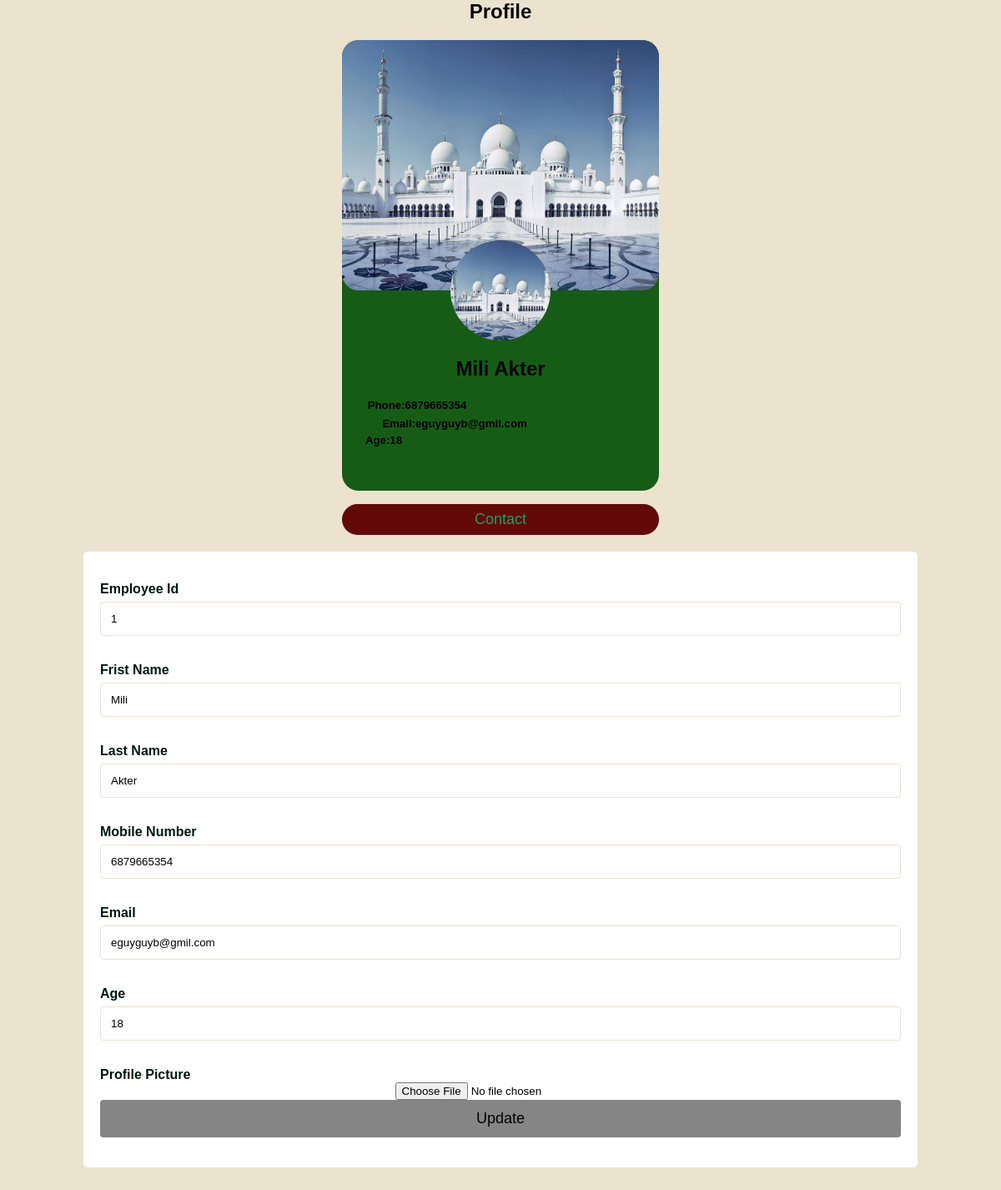
Page /editEmployee/1 on the committed database.
### myApp/models.py (models this page shows, shortened)
class Employees_Model(models.Model):
    First_Name=models.CharField(max_length=100)
    Last_Name=models.CharField(max_length=100)
    Mobile=models.CharField(max_length=100)
    Email=models.CharField(max_length=100)
    Age=models.CharField(max_length=100)
    myImage=models.ImageField(upload_to="media/profile_pic", null=True)

### myProject/views.py (the view)
# urls.py: path('editEmployee/<str:myid>',editEmployee,name="editEmployee"),
def editEmployee(request,myid):
    employee=Employees_Model.objects.filter(id=myid)
    context={
        "employee":employee,
             }
    return render(request,"editemm.html",context)

### template/editemm.html (shortened to what this page needs)
  </head>
  {%load static %}
  <body>
  <h2 style="text-align:center">Profile</h2>
  {% for i in employee %}
  <div>
    <div class="card">
      <div class="card_cover">
        <img src="{{i.myImage.url}}" alt="myprofile">
      </div>
      <div class="card_img">
          <img src="{{i.myImage.url}}" alt="user-image">
      </div>
      <div class="card_info">
            <h2>{{i.First_Name}} {{i.Last_Name}} </h2>
           <div class="p_e_box">
            <h5 class="phone">Phone:{{i.Mobile}}</h5>
            <h5 class="email">Email:{{i.Email}}</h5>
            <h5 class="Age">Age:{{i.Age}}</h5>
          </div>
      </div>
  </div>
    <p><button>Contact</button></p>
  </div>
<div class="container">
    <form action=" {% url 'updateEmployee' %} " method='post'enctype="multipart/form-data">
    <form>
      <label for="fname">Employee Id</label>
      <input type="text" id="fname" value="{{i.id}}" name="emm" placeholder="Your Id..">
      <label for="lastname">Frist Name</label>
      <input type="text" id="lname" value="{{i.First_Name}}" name="firstname" placeholder="Your name..">
      <label for="Mobile">Last Name</label>
      <input type="text" id="mobile_num" value="{{i.Last_Name}}" name="lastname" placeholder="Your last name..">
      <label for="Mobile">Mobile Number</label>
      <input type="text" id="mobile_num" value="{{i.Mobile}}" name="mobile" placeholder="Your mobile number..">
      <label for="email">Email</label>
      <input type="text" id="s_email" value="{{i.Email}}" name="email" placeholder="Your email..">
      <label for="age">Age</label>
      <input type="text" id="s_age" value="{{i.Age}}" name="age" placeholder="Your age..">
      <label for="">Profile Picture</label>
      <input type="file" id="Profile_pic" name="Profile_pic" placeholder="Your pic..">
      <input type="submit" value="Update">
    </form>
  </div>
{%endfor%}

### template/editemm.html (style rules this page uses)
.card { border-radius: 6px; max-width: 380px; text-align: center; margin-top: 60px; background-color: rgb(22, 92, 22); position: relative; margin: auto; border-radius: 20px; }
.card_cover img { width: 100%; height: 300px; object-fit: cover; border-radius: 20px; }
.card_img { width: 120px; height: 120px; overflow: hidden; border-radius: 50%; margin: -60px auto 0; }
.card_img img { width: 100%; height: 100%; object-fit: cover; }
.card_info { padding-bottom: 20px; }
h5.phone { margin-bottom: -15px; margin-left: -200px; }
h5.Age { margin-top: -17px; margin-left: -280px; }
h5.email { margin-left: -110px; }
.p_e_box { padding-bottom: 10px; }
button { border: none; outline: 0; display: inline-block; padding: 8px; color: rgb(45, 153, 99); background-color: #630909; text-align: center; cursor: pointer; width:380px; font-size: 18px; border-radius: 20px; }
body { font-family: 'Arial', sans-serif; margin: 0; padding: 0; background-color: #ECE3CE; height: 1500px; }
.container { max-width: 1200px; margin: 20px auto; padding: 20px; background-color: #ecf0f1; border-radius: 8px; }
h2 { color: #000000; }
body { font-family: Arial, Helvetica, sans-serif; text-align: center; background-color: #ECE3CE; }
h2 { color: #050706; }
.container { border-radius: 5px; background-color: #ffffff; padding: 20px; width: 80%; margin: 20px auto; }
label { display: block; margin-top: 16px; color: #00180f; font-weight: bold; text-align: left; }
input[type=text] { width: 100%; padding: 12px; border: 1px solid #ECE3CE; border-radius: 4px; box-sizing: border-box; margin-top: 6px; margin-bottom: 16px; resize: vertical; }
input[type=submit] { background-color: rgb(134, 133, 133); color: rgb(5, 0, 0); font-size: large; padding: 12px 20px; border: none; border-radius: 4px; cursor: pointer; width: 100%; }

### rows in the picture
Employees_Model: myImage (picture), First_Name "Mili", Last_Name "Akter", Mobile "6879665354", Email "eguyguyb@gmil.com", Age "18", emm "1", firstname "Mili", lastname "Akter", mobile "6879665354", email "eguyguyb@gmil.com", age "18"
